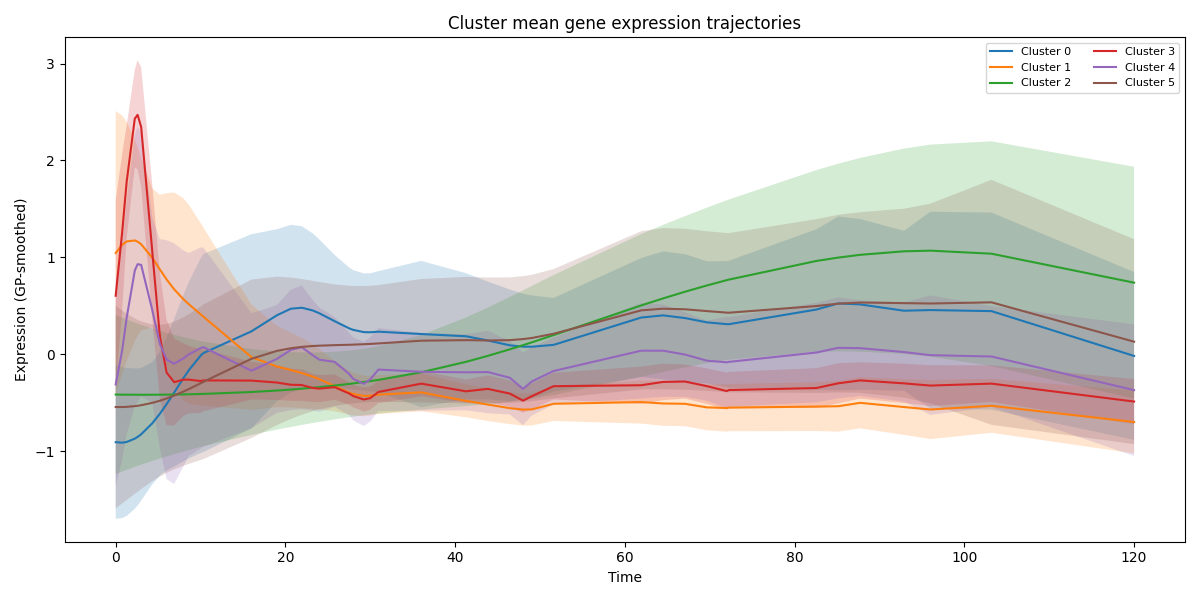

Write the Python code that produced this figure.
import numpy as np
import xarray as xr

from sklearn.preprocessing import OneHotEncoder
from sklearn.gaussian_process import GaussianProcessRegressor
from sklearn.gaussian_process.kernels import RBF, WhiteKernel, ConstantKernel
from sklearn.decomposition import PCA
from sklearn.mixture import GaussianMixture
from joblib import Parallel, delayed
import warnings

warnings.filterwarnings("ignore")


# =========================
# CONFIG
# =========================
N_CLUSTERS = 6
N_JOBS = -1          # parallel; -1: use all available CPA cores
LENGTH_SCALE = 5.0  # GP smoothness


# =========================
# GP FITTING PER GENE
# =========================
def fit_gp_for_gene(gene_id, ds, time_grid, study_encoder):

    gene = ds.sel(ensembl_gene_id=gene_id)

    times_all = []
    expr_all = []
    study_all = []

    for i, source in enumerate(ds.source.values):

        y = gene.tpm.sel(source=source).values
        t = gene.time.values

        mask = ~np.isnan(y)

        if mask.sum() < 3:
            continue

        times_all.append(t[mask])
        expr_all.append(y[mask])
        study_all.extend([source] * mask.sum())

    if len(times_all) == 0:
        return None

    t = np.concatenate(times_all)
    y = np.concatenate(expr_all)
    s = np.array(study_all).reshape(-1, 1)

    study_onehot = study_encoder.transform(s)

    X = np.column_stack([t, study_onehot])

    kernel = ConstantKernel(1.0) * RBF(length_scale=LENGTH_SCALE) + WhiteKernel()

    gp = GaussianProcessRegressor(kernel=kernel,normalize_y=True,n_restarts_optimizer=2)

    try:
        gp.fit(X, y)
    except Exception:
        return None

    # ---- Predict on reference grid ----
    # assume study effect = average (zeros)
    study_ref = np.zeros((len(time_grid), study_onehot.shape[1]))
    Xpred = np.column_stack([time_grid, study_ref])

    mean = gp.predict(Xpred)

    return mean


# =========================
# GAUSSIAN MIXTURE PIPELINE
# =========================
def run_pipeline(ds):

    genes = ds.ensembl_gene_id.values[0:5000]
    time_grid = ds.time.values

    # encode study/source
    encoder = OneHotEncoder(sparse_output=False)
    encoder.fit(ds.source.values.reshape(-1, 1))

    print("Fitting GP per gene... (this may take a while)")

    results = Parallel(n_jobs=N_JOBS)(
        delayed(fit_gp_for_gene)(g, ds, time_grid, encoder)
        for g in genes
    )

    # filter failed genes
    curves = []
    valid_genes = []

    for g, r in zip(genes, results):
        if r is not None and np.isfinite(r).all():
            curves.append(r)
            valid_genes.append(g)

    curves = np.vstack(curves)

    print(f"Valid genes: {len(valid_genes)}")

    # =========================
    # DIMENSIONALITY REDUCTION
    # =========================
    pca = PCA(n_components=20)
    emb = pca.fit_transform(curves)

    # =========================
    # CLUSTERING
    # =========================
    gmm = GaussianMixture(
        n_components=N_CLUSTERS,
        covariance_type="full",
        random_state=0
    )

    labels = gmm.fit_predict(emb)

    return valid_genes, labels, emb, curves, time_grid


import numpy as np
import matplotlib.pyplot as plt

# =========================
# PLOT RESULTS
# =========================
def plot_cluster_means(curves, labels, time_grid, n_clusters=None):

    curves = np.asarray(curves)
    labels = np.asarray(labels)

    if n_clusters is None:
        n_clusters = labels.max() + 1

    plt.figure(figsize=(12, 6))

    for k in range(n_clusters):

        idx = labels == k
        if idx.sum() == 0:
            continue

        cluster_curves = curves[idx]
        mean_curve = cluster_curves.mean(axis=0)
        std_curve = cluster_curves.std(axis=0)

        plt.plot(time_grid, mean_curve, label=f"Cluster {k}")
        plt.fill_between(time_grid, mean_curve - std_curve,mean_curve + std_curve, alpha=0.2)

    plt.xlabel("Time")
    plt.ylabel("Expression (GP-smoothed)")
    plt.title("Cluster mean gene expression trajectories")
    plt.legend(ncol=2, fontsize=8)
    plt.tight_layout()
    plt.savefig("GP_clustering.png")
    plt.show()


import numpy as np
from sklearn.mixture import GaussianMixture
import matplotlib.pyplot as plt

def select_k_bic(embeddings, k_range=range(2, 31)):

    bics = []

    for k in k_range:
        gmm = GaussianMixture(n_components=k, covariance_type="full",random_state=0)
        gmm.fit(embeddings)
        bics.append(gmm.bic(embeddings))

    best_k = k_range[np.argmin(bics)]

    plt.plot(list(k_range), bics, marker='o')
    plt.xlabel("Number of clusters (K)")
    plt.ylabel("BIC (lower is better)")
    plt.title("Model selection for GP gene clusters")
    plt.show()

    return best_k, bics


# =========================
# SAVE RESULTS
# =========================
def save_results(valid_genes, labels, curves, time_grid, path="gp_clusters.npz"):

    np.savez(path,genes=np.array(valid_genes),
        labels=labels,curves=curves,time=time_grid)
    print(f"Saved to {path}")

# =========================
# RUN
# =========================
if __name__ == "__main__":

    # assume dataset is loaded as ds
    ds =  xr.load_dataset("genes_tpms_white_pauli_JN_BK_mean.nc")
    #ds["tpm"] = np.log2(ds.tpm+1)
    ds["tpm"] = (ds["tpm"] - ds["tpm"].mean(dim=("time", "source"))) / ds["tpm"].std(dim=("time", "source"))

    #X = ds.tpm
    #ds["tpm"] = (X - X.mean(dim=("time", "source"))) / X.std(dim=("time", "source"))

    genes, labels, emb, curves, time_grid = run_pipeline(ds)
    best_k, bics = select_k_bic(emb)
    print("Best K:", best_k)

    plot_cluster_means(curves, labels, time_grid)

    save_results(genes, labels, curves, time_grid)
